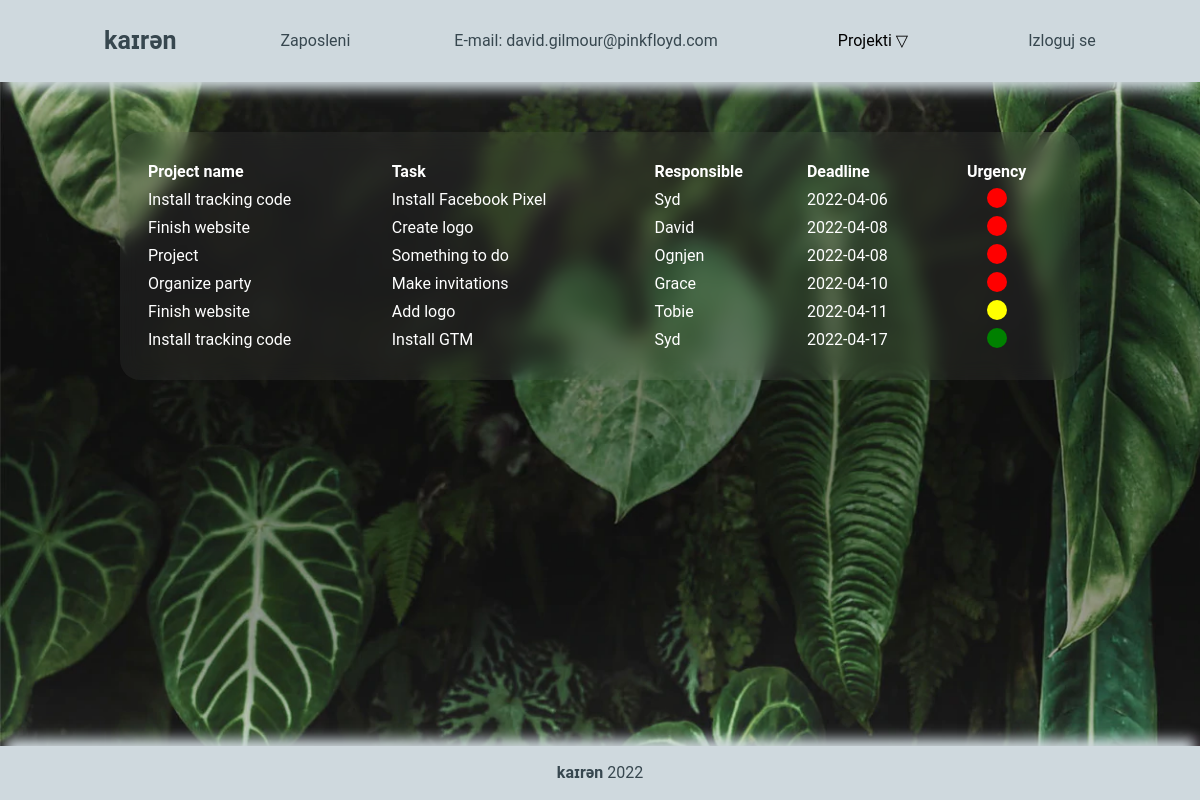
The app's page /dashboard/projects.php (signed in) with its own data.
### tables this page shows
CREATE TABLE IF NOT EXISTS `zadatak` (
  `task_id` int(11) NOT NULL AUTO_INCREMENT,
  `project_foreign_id` int(11) NOT NULL,
  `task_description` varchar(255) NOT NULL,
  `employee_foreign_id` int(11) NOT NULL,
  `task_deadline` date NOT NULL,
  PRIMARY KEY (`task_id`),
  KEY `for_project` (`project_foreign_id`),
  KEY `in_charge` (`employee_foreign_id`)
);

CREATE TABLE IF NOT EXISTS `projekat` (
  `project_id` int(11) NOT NULL AUTO_INCREMENT,
  `project_name` varchar(255) NOT NULL,
  `project_description` text NOT NULL,
  PRIMARY KEY (`project_id`)
);

CREATE TABLE IF NOT EXISTS `zaposleni` (
  `id` int(11) NOT NULL AUTO_INCREMENT,
  `name` varchar(255) NOT NULL,
  `surname` varchar(255) NOT NULL,
  `email` varchar(255) NOT NULL,
  `password` varchar(255) DEFAULT NULL,
  `position_id` int(11) NOT NULL DEFAULT '1',
  `salary` int(11) NOT NULL,
  PRIMARY KEY (`id`),
  KEY `position_id` (`position_id`)
);

### classes/Tasks.php (the view, shortened to what this page needs)
<?php
class Task {
    public $project_name;
    public $task_description;
    public $responsible;
    public $task_deadline;
    private $urgency;
    function __construct($row){
        $this->project_name = $row['project_name'];
        $this->task_description = $row['task_description'];
        $this->responsible = $row['name'];
        $this->task_deadline = $row['task_deadline'];
        if($this->task_deadline <= date("Y-m-d", strtotime("+3 day"))):
            $this->urgency = 'red';
            elseif($this->task_deadline >= date("Y-m-d", strtotime("+3 day")) && $this->task_deadline <= date("Y-m-d", strtotime("+5 day"))):
                $this->urgency = 'yellow';
            else: $this->urgency = 'green';
        endif;
    }
    public function prikazi_zadatak($type) {
        if($type=='lista'):
        echo
        "<tr>
            <td>$this->project_name</td>
            <td>$this->task_description</td>
            <td>$this->responsible</td>
            <td>$this->task_deadline</td>
            <td class='urgency-column'><span class='urgency-circle urgency-$this->urgency' ></span><td>
        </tr>";
        endif;
    }
}
?>

### dashboard/projects.php (shortened to what this page needs)
<?php
include '../config/db_connection.php';
include '../classes/Tasks.php';
$projects_query = 'SELECT project_name, task_description, name, task_deadline,task_id FROM zadatak JOIN projekat ON zadatak.project_foreign_id = projekat.project_id JOIN zaposleni ON zadatak.employee_foreign_id = zaposleni.id ORDER BY task_deadline ASC';
$projects_result =  mysqli_query($connection, $projects_query);
$projects = mysqli_fetch_all($projects_result, MYSQLI_ASSOC);
?>
<!DOCTYPE html>
<html lang="en">
<?php include '../templates/header.php' ?>
<body>
<?php include '../templates/navigation.php' ?>
<div class="table-container">
    <table class="projects__table">
        <thead>
            <th>Project name</th>
            <th>Task</th>
            <th>Responsible</th>
            <th>Deadline</th>
            <th style="text-align: center;">Urgency</th>
        </thead>
        <tbody>
            <?php foreach($projects as $row):
                $task = new Task($row);
                $task->prikazi_zadatak('lista');
            endforeach; ?>
        </tbody>
    </table>
</div>
<?php include '../templates/footer.php' ?>
</body>
</html>

### assets/style.css (style rules this page uses)
*, *::before, *::after { box-sizing: border-box; }
* { margin: 0; }
body { min-height: 100vh; text-rendering: optimizeSpeed; line-height: 1.5; font-family: 'Roboto', sans-serif; background-color: rgba(255, 255, 255, 0.05); background-image: url('background-image.jpg'), url('background-image.png'); background-size: cover; background-repeat:no-repeat; overflow-y:hidden; }
.table-container { width: 100%; height: 350px; overflow-y: AUTO; }
.projects__table { color: white; backdrop-filter: blur(10px); background-color: rgba(255, 255, 255, 0.05); padding: 25px; margin: 50px auto 0 auto; width: 80%; border-radius: 20px; overflow-x: scroll; }
.projects__table thead { text-align: left; }
.urgency-column { display: flex; justify-content: center; }
.urgency-circle { height: 20px; width: 20px; background-color: #bbb; border-radius: 50%; display: inline-block; }
.urgency-red { background-color: red; }
.urgency-yellow { background-color: yellow; }
.urgency-green { background-color: green; }

### records on screen
zadatak: project_foreign.project_name "Install tracking code", task_description "Install Facebook Pixel", employee_foreign.name "Syd", task_deadline "2022-04-06"
zadatak: project_foreign.project_name "Finish website", task_description "Create logo", employee_foreign.name "David", task_deadline "2022-04-08"
zadatak: project_foreign.project_name "Project", task_description "Something to do", employee_foreign.name "Ognjen", task_deadline "2022-04-08"
zadatak: project_foreign.project_name "Organize party", task_description "Make invitations", employee_foreign.name "Grace", task_deadline "2022-04-10"
zadatak: project_foreign.project_name "Finish website", task_description "Add logo", employee_foreign.name "Tobie", task_deadline "2022-04-11"
zadatak: project_foreign.project_name "Install tracking code", task_description "Install GTM", employee_foreign.name "Syd", task_deadline "2022-04-17"

### other values on screen
$_SESSION['email'] "david.gilmour@pinkfloyd.com"
